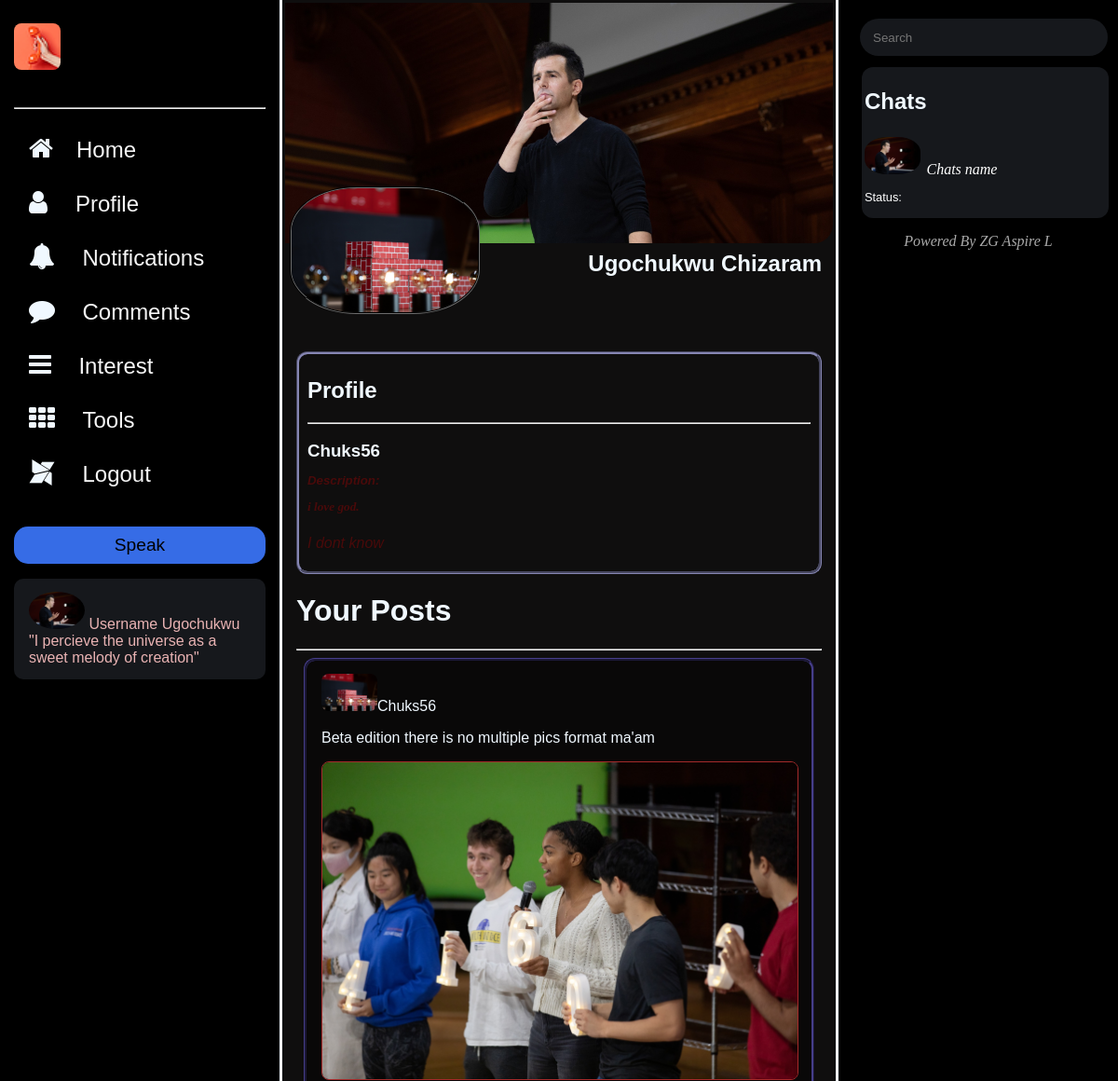
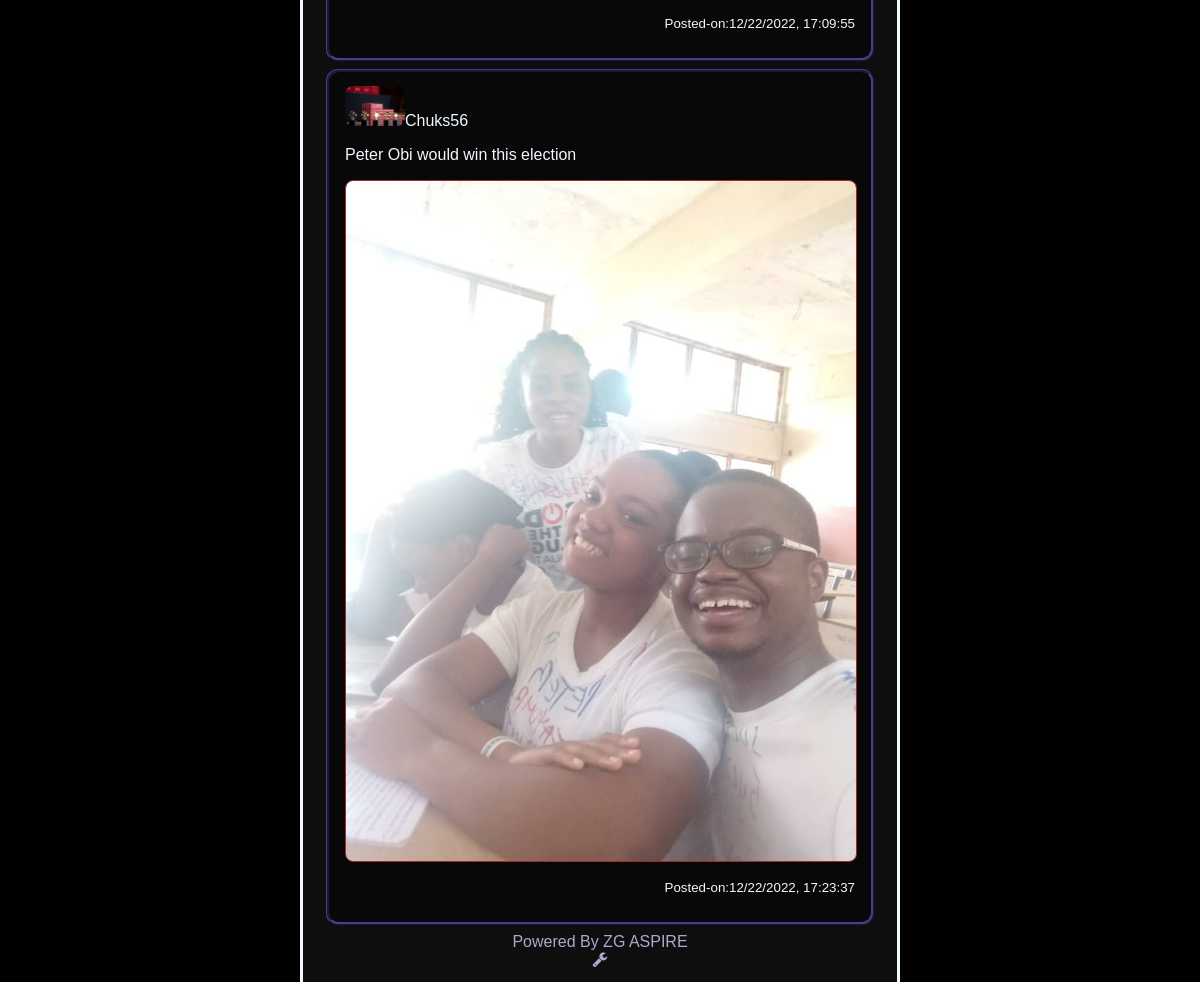
Screenshot of /profile (signed in) with the database file from the repository (2 pictures, top to bottom).
### tables this page shows
CREATE TABLE users(id INTEGER PRIMARY KEY AUTOINCREMENT , name TEXT, username TEXT,nickname TEXT,  hash TEXT, quote TEXT, email TEXT, coverphoto_path TEXT, dp_path TEXT);

CREATE TABLE posts(user_id INTEGER , post TEXT, image_path TEXT ,time TEXT,  post_id INTEGER PRIMARY KEY AUTOINCREMENT, FOREIGN KEY(user_id) REFERENCES users(id));

### app.py (the view)
@app.route("/profile")
@login_required
def profile():
    dataf = db.execute("SELECT * FROM users WHERE id = ?", session["user_id"])
    name = dataf[0]["name"]
    username = dataf[0]["username"]
    email = dataf[0]["email"]
    quote = dataf[0]["quote"]
    dp_path = dataf[0]["dp_path"]
    coverphoto_path = dataf[0]["coverphoto_path"]
    data = db.execute("SELECT * FROM posts WHERE user_id = ?", session["user_id"])
    if not data:
        return render_template("profile.html", name=name,username=username, email=email, quote=quote, dp_path=dp_path, cp_path=coverphoto_path)
    user_info = db.execute("SELECT * FROM users WHERE id = ?", session["user_id"])
    for value in data:
        value["username"] = user_info[0]["username"]
        value["dp_path"] = user_info[0]["dp_path"]
    return render_template("profile.html", data=data,  name=name,username=username, email=email, quote=quote, dp_path=dp_path, cp_path=coverphoto_path)

### app.py (called while the page is built)
@app.after_request
def after_request(response):
    response.headers["Cache-Control"] = "no-cache, no-store, must-revalidate"
    response.headers["Expires"] = 0
    response.headers["Pragma"] = "no-cache"
    return response

### helpers.py (called while the page is built)
def login_required(f):
    @wraps(f)
    def decorated_function(*args, **kwargs):
        if session.get("user_id") is None:
            return redirect("/login")
        return f(*args, **kwargs)
    return decorated_function

### templates/profile.html (shortened to what this page needs)
<!DOCTYPE html>
<html lang="en">
<head>
    <link rel="stylesheet" href="/static/profile.css">
    <link rel="stylesheet" href="https://cdnjs.cloudflare.com/ajax/libs/font-awesome/4.7.0/css/font-awesome.min.css">
    <link rel="stylesheet" href="https://cdnjs.cloudflare.com/ajax/libs/font-awesome/4.7.0/css/font-awesome.min.css">
</head>
<body>
    <div class="rows">
        <div class="col1">
            <p id="logo"><img src="/static/Note.png" alt="History" style="width: 50px;"></p>
            <hr>
            <ul>
                <li><span><i class="fa fa-home" style="font-size:28px" ;></i></span><a href="/">Home</a></li>
                <li><span><i class="fa fa-user" style="font-size:28px" ;></i></span><a href="/profile"
                        style="margin-left: 30px;">Profile</a></li>
                <li><span><i class="fa fa-bell" style="font-size:28px" ;></i></span> <a href="/notifications">Notifications</a></li>
                <li><span><i class="fa fa-comment" style="font-size:28px" ;></i></span> <a href="#">Comments</a></li>
                <li><span><i class="fa fa-bars" style="font-size:28px" ;></i></span> <a href="/interest">Interest</a></li>
                <li><span><i class="fa fa-th" style="font-size:28px" ;></i></span> <a href="#">Tools</a></li>
                <li><span><i class="fa fa-modx" style="font-size:28px" ;></i></span> <a href="/logout">Logout</a></li>
                <a href="/" style="font-weight:bolder"> <button>Speak</button></a>
            </ul>
            <div id="profile">
                <span id="dp"><a href="#"><img src="/static/cs503.jpg" alt="DP"></a></span>
                <span id="username">Username Ugochukwu </span>
                <br>
                <span id="user-link">"I percieve the universe as a sweet melody of creation"</span>
            </div>
        </div>
        <div class="col2">
            <div class="cover-photo" style=" background-image:url({{cp_path}}) ">
                <img src="{{dp_path}}" alt="Cover-photo">
            </div>
            <h2 id="nickname">{{name}}</h2>
            <div class="profile">
                <h2>Profile</h2>
                <hr style="color:blue;">
                <h3>{{username}}</h3>
                <Address style="color: #490a0a; margin-top: -10px"{{email}} </Address>
                <h5>Description: <p style="font-family:'Times New Roman', Times, serif; font-style:oblique">{{quote}}.</p>
                </h5>
                <p>I dont know </p>
            </div>
            <div class="profile-interest">
                <h1>Your Posts</h1>
                <hr>
                {% if  data%}
                {% for value in data %}
                <div class="interest-card">
                        <div class="post-card-name">
                        <span id="dp"><img src="{{value.dp_path}}" alt="DP"><span id="username-post">{{value.username}}</span></span>
                        <p id="post-text">{{value.post}} </p>
                    </div>
                        <img src="{{value.image_path}}" alt="post-image" id="post-image">
                        <p id="time-stamp">Posted-on:{{value.time}}</p>
                </div>
                {% endfor %}
                {% else %}
                <h4 style="text-align:center; font:bold; color: white; font-style: oblique; padding: 14px;">You are all Done</h4>
                {% endif %}
            </div>
            <div class="profile-foot">
                Powered By ZG ASPIRE <i class="fa fa-wrench"></i>
            </div>
        </div>
        <div class="col3">
            <div id="chat-user">
                <form action="#" method="post">
                    <input type="text" name="search-chat" placeholder="Search" minlength="10">
                </form>
                <table>
                    <thead>
                        <th>
                            <h2> Chats</h2>
                        </th>
                    </thead>
                    <tr>
                        <td>
                            <a href="/messages" > <div class="chat">
                            <img src="/static/cs503.jpg" alt="Chats_rec img" id="dp">
                            <span>Chats name</span>
                            <p style="font-size:.8rem;">Status:</p>
                            </div>
                        </a>
                        </td>
                    </tr>
                </table>
                <p
                    style="display:block; text-align:center; color:darkgray; font-family:'Times New Roman', Times, serif; font-style:italic">
                    Powered By ZG Aspire L
                </p>
            </div>
        </div>
</body>
</html>

### static/profile.css (style rules this page uses)
body { margin:0; background-color: black; color: aliceblue; font-family: 'Gill Sans', 'Gill Sans MT', Calibri, 'Trebuchet MS', sans-serif; }
.rows { display: grid; }
#profile img { width: 60px; border-radius: 50%; }
#dp { width: 60px; height: auto; border-radius: 40%; }
.rows { height: 100vh; display: grid; grid-template-columns: 25% 50% 25%; grid-template-areas: "bowl content content2"; border-right: 2px #8e2525; }
.col1 { padding: 15px; border: 5px white; border-width: 4px; border-color: #e9b3b3; }
.col2 { padding: 15px; font: bolder; border-top-style: none; border-bottom-style: none; border-left-style: solid; border-right-style:solid ; overflow-x: hidden; background-color: rgb(15, 14, 14); }
.col3 { padding: 15px; overflow-x: scroll; }
ul { list-style-type: none; margin-left: -40px; }
#logo { margin-top: 10px; padding-bottom: 20px; }
li a { text-decoration: none; color: #f6f6f6; font-size: 1.5rem; margin-left: 25px; }
li { padding: 12px 16px; border-radius: 10px; margin-top: 4px; }
button { width: 100%; align-self: center; font-size: larger; margin-top: 30px; height: 40px; border: 2px #707070; border-radius: 15px; background-color: rgba(60, 120, 1800, .9); }
#profile { margin-top: auto; padding: 14px 16px; background-color: #16181C; border-radius: 10px; border-color: #707070; color: #e9b3b3; width: auto; height: auto; box-shadow: 2px blue; }
a { cursor: pointer; }
#chat-user span { font:bolder; font-style: oblique; font-family: 'Times New Roman', Times, serif; margin-left: 2px; }
#chat-user input[type=text] { border: #16181C; border-radius: 40px; height: 40px; margin-top: 5px; width: 88%; padding: 0px 14px; margin-left: 8px; margin-bottom: -8px; background-color: #16181C; }
table { background-color: #16181C;; border: rgb(22, 24, 28); border-radius: 12px; width: 98%; margin-top: 20px; margin-bottom: 10px; margin-left: 10px; margin-right: -20px; max-height: 50%; }
th { font-family: Arial, Helvetica, sans-serif; text-align: start; border-bottom: 2px; }
tr { overflow-wrap: break-word; margin-bottom: 2px; margin-left: 14px; padding: 14px 24px; }
img { width: 60px; border: #16181C; border-radius: 8px; }
.cover-photo { padding: 120px 30px; background-size: cover; margin: -12px -12px; border: #e9ebf1; border-bottom-right-radius: 20px; }
.cover-photo img { width: 200px; border-style: dashed; border: 2px; border-radius: 35%; margin-bottom: -200px; margin-left: -25px; border-style: groove ; border-color: #181818; }
.profile { margin-top: 100px; padding: 5px 9px; border-radius: 12px; border: 3px rgb(134, 134, 179); border-style: groove; }
.interest-card { margin: 8px; border-style: ridge; border-color: rgb(70, 62, 138); border-width: 3px; border-radius: 12px; padding: 14px 16px; background-color: #090808; }
.interest-card #post-image { width: 100%; border: 1px solid brown; }
#time-stamp { font-size: smaller; font-family: 'Franklin Gothic Medium', 'Arial Narrow', Arial, sans-serif; text-align: end; }
.profile-foot { color: rgb(170, 170, 205); text-align: center; }
.profile-foot i { display: block; }
#nickname { text-align: right; margin-bottom: -20px; margin-left: 60px; }
a { cursor: pointer; color: white; text-decoration: none; }

### rows the page displays
users: coverphoto_path (picture), dp_path (picture), name "Ugochukwu Chizaram", username "Chuks56"
posts: dp_path (picture), username "Chuks56", post "Beta edition there is no multiple pics format ma'am", image_path (picture), time "12/22/2022, 17:09:55"
posts: dp_path (picture), username "Chuks56", post "Peter Obi would win this election", image_path (picture), time "12/22/2022, 17:23:37"
